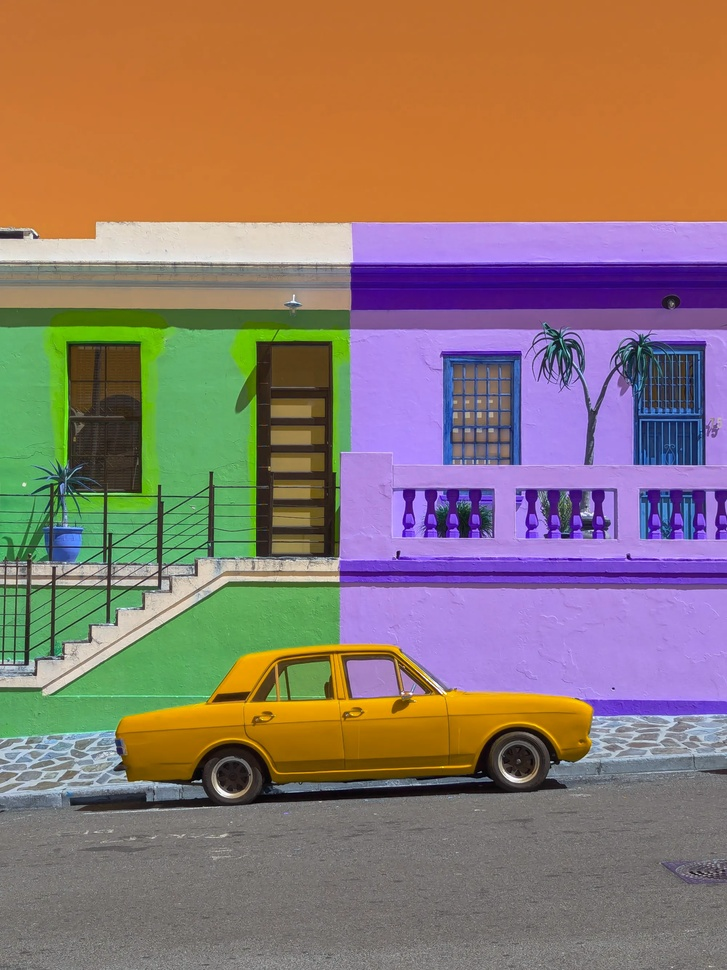
#> input picture Prácticas/Segmentación Imágenes/data/0.jpg, 727 x 970 px, shrunk from 2000 x 2667 before the run; its folder holds only this picture in this run
$ jupyter execute 'Segmentación_de_Imágenes_con_K_Means.ipynb'
#> lines starting #> are read from the running program, lines starting #| are printed output that depends on the picture; long printed decimals are rounded
# Segmentación de Imágenes con K-Means

En la práctica anterior se analizó una de las aplicaciones más frecuentes de los algoritmos de agrupación: el perfilamiento de usuarios mediante la identificación de patrones en sus datos para mejorar su experiencia y encontrar oportunidades de mercadeo. Sin embargo, este notebook tiene como objetivo explorar otro caso de uso dentro del área de la visión por computadora. Específicamente, cómo aplicar el algoritmo K-Means para la segmentación de imágenes.

Las imágenes digitales se representan típicamente como arreglos de dimensiones $H \times W \times C$, donde $H$ y $W$ corresponden a la altura y anchura en píxeles, mientras que $C$ denota los canales de color (usualmente 3 para el espacio *RGB*). Para abordar la segmentación como un problema de agrupamiento, la estructura se transforma en un conjunto de datos de tamaño $(H \cdot W) \times C$. En este nuevo espacio, los valores de color de cada píxel actúan como coordenadas en $\mathbb{R}^3$, permitiendo que los algoritmos identifiquen patrones basados en la intensidad y similitud cromática.

Para ello, se han seleccionado diez imágenes de manera arbitraria. El objetivo es analizar la aplicación de esta técnica y evaluar la calidad de los resultados que el algoritmo es capaz de producir en diferentes escenarios.

A continuación, se llevará a cabo una exploración del conjunto de imágenes para, posteriormente, proceder con el entrenamiento y la evaluación de los modelos de segmentación.

Para ello este notebook se divide en:

1. Importación de librerías.
2. Carga de datos.
3. Exploración de datos.
4. Selección de imagen.
5. Entrenamiento y evaluación.
6. Ejercicios

## 0. Instalación de librerías

[cell 1]
# Si no tienes la linería OpenCV instalada debes primero ejecutar este paso:
# pip install opencv-python

## 1. Importación de librerías

[cell 2]
import os
import cv2

import numpy as np
from glob import glob

# Matplotlib y Plotly no están disponibles en este entorno
# Se utilizarán funciones modificadas sin visualización gráfica
MATPLOTLIB_AVAILABLE = False
PLOTLY_AVAILABLE = False

from sklearn.cluster import KMeans

print("Librerías importadas correctamente")

## 2. Carga de datos.

Las imágenes se encuentran en el directorio `/data`, por lo que se recuperan las rutas de los archivos contenidos en dicha carpeta para cargarlos en memoria.

[cell 3]
img_paths = sorted(glob(os.path.join('.', 'data', '*.jpg')))

[cell 4]
def load_imgs(paths):
  imgs = []
  for path in paths:
    imgs.append(cv2.imread(path, cv2.IMREAD_COLOR_RGB))
  return imgs

[cell 5]
imgs = load_imgs(img_paths)
#> imgs = 1 item

## 3. Exploración de datos

Una vez con los datos cargados, se procede a explorarlos con el fin de observar su estructura y distribución:

[cell 6]
len(imgs)
#> Out = 1

Se comprueba que los datos contienen tan solo diez imágenes. De manera que, al tratarse de un conjunto bastante pequeño, se procede a visulizarlas.

[cell 7]
def show_imgs(imgs, title):
  if not MATPLOTLIB_AVAILABLE:
    print(f"{title}: {len(imgs)} imágenes procesadas")
    return

  cols = len(imgs)//2
  rows = len(imgs)//cols

  fig, ax = plt.subplots(rows, cols, layout='tight', figsize=(12, 8))

  img_idx = 0
  for i in range(rows):
    for j in range(cols):
      ax[i, j].imshow(imgs[img_idx])
      ax[i, j].axis('off')

      img_idx += 1

  plt.suptitle(title)
  plt.show()

[cell 8]
show_imgs(imgs, 'Imágenes del Dataset')
#| Imágenes del Dataset: 1 imágenes procesadas

Se observa que el conjunto consiste en una colección diversa de imágenes que cubren distintas áreas del espectro cromático. Esta variedad resulta ideal para poner a prueba los modelos de agrupación ante diferentes distribuciones de color.

## 4. Selección de imagen.

Dado que el objetivo es analizar la respuesta del modelo ante cada imagen individual, el entrenamiento se realizará píxel a píxel por cada imagen, en lugar de utilizar el conjunto completo. No obstante, en dominios donde las imágenes comparten una misma distribución cromática, puede que sea preferible entrenar el modelo sobre todo el conjunto.

Debido a ello se selecciona una imagen de forma aleatoria, sin embargo, también es posible seleccionar una imágen en particualr si es que se desea explorarla.

[cell 9]
img_idx = np.random.choice(len(imgs)) # Reemplazar por el índice de la imagen que se desea utilizar
#> img_idx = 0
img = imgs[img_idx]
#> img is the input picture: shape (970, 727, 3); mean B, G, R 109.3, 119.8, 142.2

if MATPLOTLIB_AVAILABLE:
    fig, ax = plt.subplots(figsize=(10, 6))
    ax.imshow(img)
    ax.axis('off')
    plt.show()
else:
    print(f"Imagen seleccionada (índice {img_idx}): {img.shape}")
#| Imagen seleccionada (índice 0): (970, 727, 3)

[cell 10]
def show_imgs(imgs, title):
  if MATPLOTLIB_AVAILABLE:
    cols = len(imgs)//2
    rows = len(imgs)//cols

    fig, ax = plt.subplots(rows, cols, layout='tight', figsize=(12, 8))

    img_idx = 0
    for i in range(rows):
      for j in range(cols):
        ax[i, j].imshow(imgs[img_idx])
        ax[i, j].axis('off')

        img_idx += 1

    plt.suptitle(title)
    plt.show()
  else:
    print(f"{title}: {len(imgs)} imágenes procesadas")

Tras seleccionar una imagen, se procede a visualizar su distribución en el espacio RGB. El objetivo es analizar la morfología del conjunto de datos mediante una gráfica interactiva que permita identificar cómo se agrupan los colores.

[cell 11]
# plot_data utiliza plotly que no está disponible
# Simplemente procesamos los datos sin visualización
print("Visualización de datos RGB en espacio 3D omitida (plotly no disponible)")
print(f"Forma de la imagen: {img.shape}")
#| Forma de la imagen: (970, 727, 3)
print(f"Rango de valores RGB: min={img.min()}, max={img.max()}")
#| Rango de valores RGB: min=0, max=255

Se observa que la distribución del conjunto es considerablemente anisotrópica. Al presentar agrupaciones que no siguen una distribución normal, los datos adquieren formas complejas que, a simple vista, representan un desafío para los algoritmos de clustering tradicionales.

## 5. Entrenamiento y evaluación.

### Segmentación por color

Para la segmentación, se ejecutará el algoritmo K-Means y se generará una nueva imagen donde cada píxel adoptará el color del centroide de su clúster asignado. Este procedimiento se repetirá variando el valor de $K$, lo que permitirá evaluar cualitativamente el impacto de este hiperparámetro en el resultado de la segmentación.

[cell 12]
def img_segmentation(img, k_vals):

  X = img.reshape((-1, 3))

  segmented_imgs = np.zeros((len(k_vals), *img.shape), dtype=np.uint8)
  kmeans_list = []

  for i, k in enumerate(k_vals):

    kmeans = KMeans(n_clusters=k)
    cluster_labels = kmeans.fit_predict(X)
    segmented_pixels = kmeans.cluster_centers_[cluster_labels]
    segmented_img = segmented_pixels.reshape(img.shape)
    segmented_imgs[i] = segmented_img
    kmeans_list.append(kmeans)

  return segmented_imgs, kmeans_list

[cell 13]
k_vals = [2, 3, 4, 6, 8, 16]
segmented_imgs, kmeans_list = img_segmentation(img, k_vals)
#> the loop in img_segmentation, `for i, k in enumerate(k_vals): ` made 6 passes
#> pass 1, in img_segmentation, `segmented_img = segmented_pixels.reshape(img.shape)`:
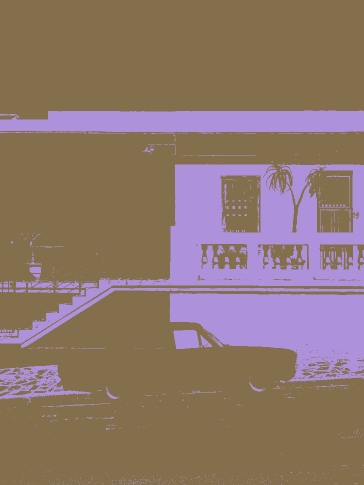
#> segmented_img: shape (970, 727, 3) float64 (shown at 1/2 size); mean B, G, R 109.2, 119.8, 142.2
#> after the loop in img_segmentation, `for i, k in enumerate(k_vals):`: kmeans_list = 6 items
#> kmeans_list = 6 items
show_imgs(segmented_imgs, 'Imágenes Segmentadas')
#| Imágenes Segmentadas: 6 imágenes procesadas

Este proceso genera imágenes que mantienen su estructura original con una paleta de colores simplificada. Es notable como, al superar un valor de $K=8$, la fidelidad es tal que los cambios apenas se perciben a simple vista. Esto abre la puerta a usos prácticos como la compresión mediante cuantización o la creación de representaciones simplificadas para otros algoritmos de visión artificial. Sin embargo, en un contexto donde la capacidad de cómputo ya no es una limitación crítica, esta técnica destaca hoy por su valor estético y artístico.

[cell 14]
def elbow_plot(kmeans_list):

    k_vals = []
    inertia_vals = []
    for kmeans in kmeans_list:
      k_vals.append(kmeans.n_clusters)
      inertia_vals.append(kmeans.inertia_)

    if MATPLOTLIB_AVAILABLE:
        plt.plot(k_vals, inertia_vals, marker='o')
        plt.xlabel('Número de clústeres')
        plt.ylabel('Inercia')
        plt.title('Método del Codo')
        plt.grid()
        plt.show()
    else:
        print(f"Inertia values: {inertia_vals}")
        print(f"K values: {k_vals}")

    return inertia_vals, k_vals

Para profundizar en el análisis desde una perspectiva cuantitativa, es posible emplear las métricas de evaluación estudiadas previamente. Métodos como el método del codo o el coeficiente de silueta permiten realizar la selección del hiperparámetro $K$ basándose en la estructura interna de los datos, más allá de la inspección visual.

[cell 15]
inertia_vals, k_vals = elbow_plot(kmeans_list)
#> the loop in elbow_plot, `for kmeans in kmeans_list:` made 6 passes
#> after the loop in elbow_plot, `for kmeans in kmeans_list:`: inertia_vals = [3.79e+09, 2.59e+09, 1.31e+09, 919538322.3, 632629821.8, 268245117.6]; k_vals = [2, 3, 4, 6, 8, 16]
#| Inertia values: [3785362083.648, 2592135791.278, 1312617362.819, 919538322.327, 632629821.785, 268245117.609]
#| K values: [2, 3, 4, 6, 8, 16]
#> k_vals = [2, 3, 4, 6, 8, 16]

Con el fin de automatizar la elección de $K$, buscamos el 'codo' de la gráfica determinando su cambio de pendiente más brusco. Para ello, calculamos el máximo del valor absoluto de la segunda derivada de la inercia. Este valor nos indica el punto donde añadir más clústeres deja de aportar una mejora significativa.

[cell 16]
# [20 lines left out: function elbow_plot, not called in this run]

[cell 17]
# Calcular la segunda derivada de la inercia para encontrar el codo
ddinertia = np.gradient(np.gradient(np.abs(inertia_vals), k_vals))
#> ddinertia = [-43146068, 137350416.7, 533187737.6, 397326220.6, 62224398.6, 78324929.8]

if MATPLOTLIB_AVAILABLE:
    plt.plot(k_vals, ddinertia, marker='o')
    plt.xlabel('$K$')
    plt.ylabel(r'$\frac{d^2 \text{Inercia}}{dk^2}$')
    plt.title('Segunda derivada de la inercia')
    plt.grid()
    plt.show()

optimal_k =  k_vals[np.argmax(ddinertia)]
#> optimal_k = 4
print(f"Valor óptimo de K según segunda derivada: {optimal_k}")
#| Valor óptimo de K según segunda derivada: 4

Finalmente, tras determinar el valor óptimo de $K$, se procede a graficar nuevamente la distribución de los datos. Esta visualización permite contrastar los clústeres generados con la estructura original de los píxeles, facilitando la interpretación geométrica de la segmentación obtenida.

[cell 18]
def plot_seg_data(img, k, pct=0.01):

    X = img.reshape(-1, 3)

    kmeans = KMeans(n_clusters=k)
    cluster_labels = kmeans.fit_predict(X)
    segmented_pixels = kmeans.cluster_centers_[cluster_labels]

    if not PLOTLY_AVAILABLE:
        print(f"Segmentación 3D con K={k} procesada (visualización no disponible)")
        return

    X_idx_sample = np.random.choice(len(X), round(len(X)*pct), replace=False)
    X_sample = X[X_idx_sample]
    segmented_sample = segmented_pixels[X_idx_sample]

    r, g, b = X_sample[:, 0], X_sample[:, 1], X_sample[:, 2]

    colors = [f'rgb({r},{g},{b})' for r, g, b in segmented_sample]

    fig = go.Figure(data=[go.Scatter3d(
        x=r, y=g, z=b,
        mode='markers',
        marker=dict(
            size=2,
            color=colors,
            opacity=0.8
        )
    )])

    fig.update_layout(
        margin=dict(l=0, r=0, b=0, t=0), # Tight layout
        scene=dict(xaxis_title='R', yaxis_title='G', zaxis_title='B')
    )

    fig.show()

[cell 19]
plot_seg_data(img, optimal_k)
#| Segmentación 3D con K=4 procesada (visualización no disponible)

Se observa que K-Means identifica los $K$ clústeres más representativos de la distribución mediante centroides cromáticamente diferenciados. No obstante, la morfología del espacio revela fronteras abruptas en regiones densas que podrían pertenecer a un mismo conjunto. Esto evidencia las limitaciones del algoritmo al imponer una partición rígida sobre los datos y destaca su sesgo hacia la identificación de conjuntos convexos.

### Segmentación por color y espacio

La segmentación anterior demuestra que K-Means identifica eficazmente los colores predominantes de una imagen. No obstante, evidencia que estos no poseen una correlación espacial intrínseca. Para aplicaciones prácticas, esta es una debilidad crítica, ya que la información estructural suele ser más relevante que la cromática. Por ejemplo, en una radiografía, distintos huesos pueden presentar la misma intensidad de color y recibir la misma etiqueta, a pesar de ser entidades anatómicas independientes.

Debido a las limitaciones mencionadas, resulta conveniente integrar información espacial en la representación de los píxeles. Bajo una metodología similar a la anterior, cada píxel se define por sus valores RGB, pero extendiendo el vector original con sus coordenadas cartesianas $(i,j)$. Esto genera un conjunto de datos en $\mathbb{R}^5$ que combina información cromática y espacial, permitiendo al algoritmo considerar la proximidad física de los píxeles.

En el siguiente ejemplo, se realizará la segmentación del vehículo en la imagen `0.jpg`. El procedimiento se llevará a cabo en dos etapas: primero, utilizando únicamente la información cromática y, posteriormente, integrando la información espacial. Esto permitirá demostrar el impacto que tiene la inclusión de las coordenadas en la precisión del modelo.

[cell 20]
k_vals = [2, 4, 6, 8]
segmented_imgs, kmeans_list = img_segmentation(imgs[0], k_vals)
#> the loop in img_segmentation (call 2), `for i, k in enumerate(k_vals): ` made 4 passes
#> pass 1, in img_segmentation (call 2), `segmented_img = segmented_pixels.reshape(img.shape)`:
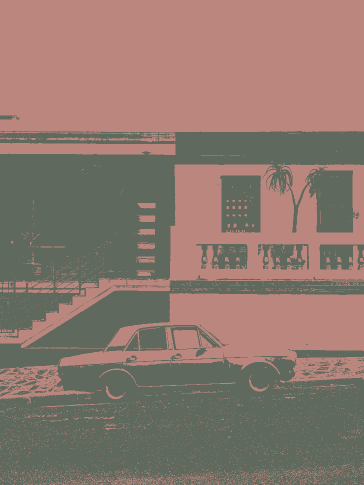
#> segmented_img: shape (970, 727, 3) float64 (shown at 1/2 size); mean B, G, R 109.3, 119.7, 142.2
#> after the loop in img_segmentation (call 2), `for i, k in enumerate(k_vals):`: kmeans_list = 4 items
#> kmeans_list = 4 items
show_imgs(segmented_imgs, 'Imágenes Segmentadas')
#| Imágenes Segmentadas: 4 imágenes procesadas

Con base a la visualización de las imágenes se determina que con $K=4$ es posible segmentar el vehículo.

[cell 21]
def get_img_masks(img, k, weight=0.17):
    I, J = np.meshgrid(np.arange(img.shape[0]), np.arange(img.shape[1]), indexing='ij')
    idx_list = np.dstack([I, J]).reshape(-1, 2)

    X = img.reshape((-1, 3))
    X = np.hstack([X, idx_list*weight])

    kmeans = KMeans(n_clusters=k, random_state=2)
    cluster_labels = kmeans.fit_predict(X)

    segmented_img = cluster_labels.reshape(img.shape[:2])

    print(f"Máscara de segmentación creada con {k} clústeres")
    print(f"Etiquetas únicas: {np.unique(cluster_labels)}")

    return segmented_img

[cell 22]
def spatial_img_segmentation(img, k_vals, weight=0.17):
    I, J = np.meshgrid(np.arange(img.shape[0]), np.arange(img.shape[1]), indexing='ij')
    idx_list = np.dstack([I, J]).reshape(-1, 2)

    X = img.reshape((-1, 3))
    X_spatial = np.hstack([X, idx_list*weight])

    segmented_imgs = np.zeros((len(k_vals), *img.shape), dtype=np.uint8)

    for i, k in enumerate(k_vals):
        kmeans = KMeans(n_clusters=k, random_state=2)
        cluster_labels = kmeans.fit_predict(X_spatial)
        segmented_pixels = kmeans.cluster_centers_[:, :3][cluster_labels]
        segmented_img = segmented_pixels.reshape(img.shape)
        segmented_imgs[i] = segmented_img

    return segmented_imgs

Las máscaras obtenidas demuestran que el algoritmo segmenta el vehículo correctamente. No obstante, también incluye áreas del cielo que poseen un color similar. Este resultado sugiere que el método tiene una alta cobertura, pero una baja precisión. Para mitigar este problema, se procederá a integrar las coordenadas espaciales en la representación de los píxeles, buscando diferenciar regiones cromáticamente similares pero espacialmente distantes.

[cell 23]
# [15 lines left out: function plot_seg_data, not called in this run]

[cell 24]
k_vals = [6, 8, 10, 12]
segmented_imgs = spatial_img_segmentation(imgs[0], k_vals)
#> the loop in spatial_img_segmentation, `for i, k in enumerate(k_vals):` made 4 passes
#> pass 1, in spatial_img_segmentation, `segmented_img = segmented_pixels.reshape(img.shape)`:
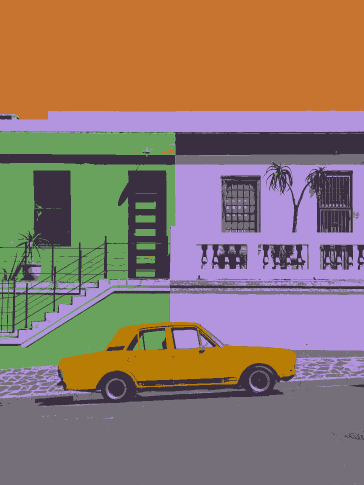
#> segmented_img: shape (970, 727, 3) float64 (shown at 1/2 size); mean B, G, R 109.3, 119.8, 142.2
show_imgs(segmented_imgs, 'Imágenes Segmentadas')
#| Imágenes Segmentadas: 4 imágenes procesadas

Se determina que con $K = 12$ es posible segmentar al vehículo. Por lo que se procede a extraer las máscaras de segmentación.

[cell 25]
segmented_img = get_img_masks(imgs[0], 12)
#> in get_img_masks, `segmented_img = cluster_labels.reshape(img.shape[:2])`:
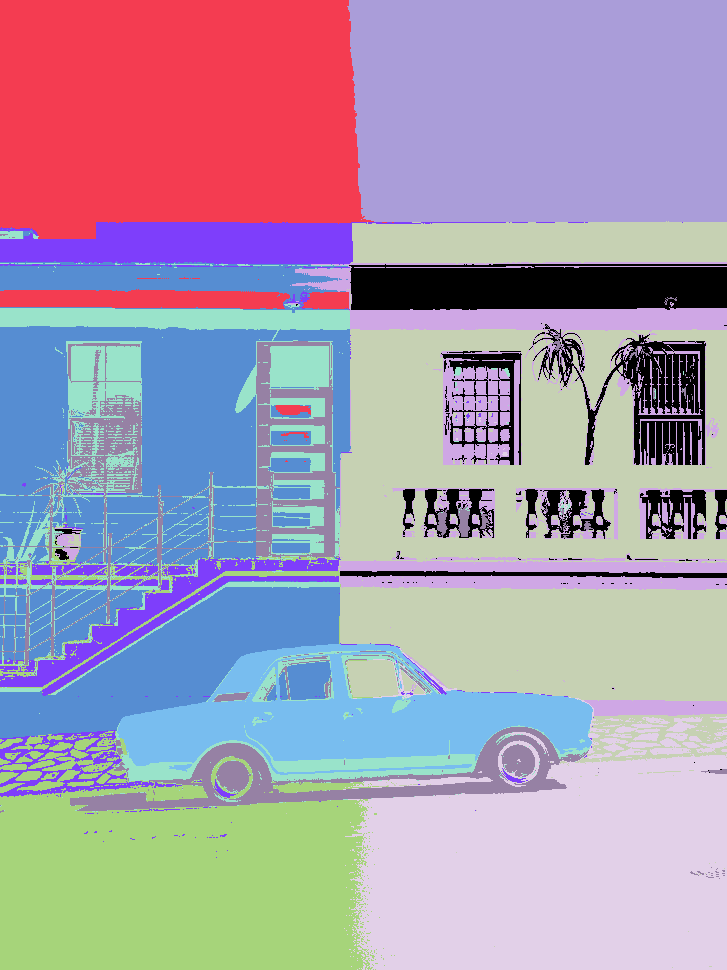
#> segmented_img: shape (970, 727) int32; 12 distinct labels, from 0 to 11; one colour per label, 0 black
#| Etiquetas únicas: [ 0  1  2  3  4  5  6  7  8  9 10 11]

Al visualizar las máscaras de segmentación, no solo se observa que la mayoría del vehículo ha sido segmentado en una de ellas, sino que también lo ha hecho gran precisión, obteniendo un buen balance entre precisión y cobertura. Este resultado confirma la relevancia de integrar características espaciales en tareas de visión por computador.

## 6. Ejercicios

+ **Ejercicio 1**. A lo largo de esta práctica, las imágenes se procesaron en el espacio de color RGB. Sin embargo, existen otros espacios de color alternativos. Investigue sobre otras representaciones del color y analice cómo estas podrían resultar beneficiosas o perjudiciales para el rendimiento del algoritmo K-Means en tareas de segmentación. Posteriormente, valide sus conclusiones segmentando un objeto de su interés en el conjunto de datos, utilizando el espacio de color seleccionado.

+ **Ejercicio 2**. Se ha demostrado que el algoritmo K-Means presenta un fuerte sesgo hacia los conjuntos convexos. Sin embargo, las gráficas de distribución revelan que la morfología de las imágenes no siempre cumple con esta propiedad. Investigue otros métodos de agrupamiento que no presenten esta limitación y aplíquelos sobre una imagen del conjunto de datos. ¿De qué manera se transforman los resultados al utilizar algoritmos que no dependen de la convexidad?

+ **Ejercicio 3**. Un detalle que puede pasar desapercibido es el parámetro `weight` utilizado en las funciones `spatial_img_segmentation` y `get_img_masks`. Analice nuevamente el código y describa qué efecto tiene este sobre los resultados. Posteriormente, experimente modificando su valor y visualice qué ocurre cuando se asignan valores extremos (muy grandes o muy pequeños). Describa sus hallazgos.

### Ejercicio 1: Análisis de espacios de color

**Investigación**: El espacio HSV es beneficioso para segmentación porque separa iluminación (V) de color (H,S). Esto mejora robustez ante cambios de iluminación.

**Validación con HSV**:

[cell 26]
# Ejercicio 1: Segmentación en espacio HSV
img_hsv = cv2.cvtColor(imgs[0], cv2.COLOR_BGR2HSV)
#> img_hsv: shape (970, 727, 3); mean H, S, V 56.1, 119, 166.8
X_hsv = img_hsv.reshape((-1, 3))
kmeans_hsv = KMeans(n_clusters=4, random_state=2)
labels_hsv = kmeans_hsv.fit_predict(X_hsv)
segmented_hsv = kmeans_hsv.cluster_centers_[labels_hsv].astype(np.uint8).reshape(img_hsv.shape)
#> segmented_hsv: shape (970, 727, 3); mean H, S, V 55.8, 118.8, 166.3
segmented_rgb = cv2.cvtColor(segmented_hsv, cv2.COLOR_HSV2BGR)
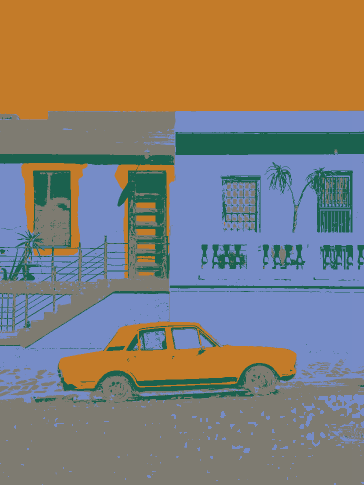
#> segmented_rgb: shape (970, 727, 3) (shown at 1/2 size); mean B, G, R 115.5, 125.6, 132.8

# Comparar con RGB
X_rgb = imgs[0].reshape((-1, 3))
kmeans_rgb = KMeans(n_clusters=4, random_state=2)
labels_rgb = kmeans_rgb.fit_predict(X_rgb)
segmented_rgb_orig = kmeans_rgb.cluster_centers_[labels_rgb].astype(np.uint8).reshape(imgs[0].shape)

# Visualizar comparación (solo mostramos si matplotlib está disponible)
if MATPLOTLIB_AVAILABLE:
    import matplotlib.pyplot as plt
    fig, axes = plt.subplots(1, 3, figsize=(15, 5))
    axes[0].imshow(cv2.cvtColor(imgs[0], cv2.COLOR_BGR2RGB))
    axes[0].set_title('Original')
    axes[0].axis('off')
    axes[1].imshow(cv2.cvtColor(segmented_rgb_orig, cv2.COLOR_BGR2RGB))
    axes[1].set_title('RGB (K=4)')
    axes[1].axis('off')
    axes[2].imshow(cv2.cvtColor(segmented_rgb, cv2.COLOR_BGR2RGB))
    axes[2].set_title('HSV (K=4)')
    axes[2].axis('off')
    plt.tight_layout()
    plt.show()
    print("HSV mejora robustez ante variaciones de iluminación al separar color de intensidad")
else:
    print("HSV segmentation completed. HSV is better for varying lighting conditions.")

### Ejercicio 2: Agrupamiento sin dependencia de convexidad

**Investigación**: DBSCAN identifica clústeres arbitrarios basado en densidad, sin asumir convexidad.

**Implementación**:

[cell 27]
# Ejercicio 2: DBSCAN (agrupamiento basado en densidad)
from sklearn.cluster import DBSCAN
from sklearn.preprocessing import StandardScaler

# Redimensionar imagen para evitar problema de memoria
img_resized = cv2.resize(imgs[0], (150, 150))
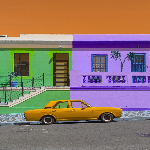
#> img_resized: shape (150, 150, 3); mean of channels 0, 1, 2 109.4, 119.8, 142.2; drawn as B, G, R

# Preparar datos normalizados
X_norm = StandardScaler().fit_transform(img_resized.reshape((-1, 3)))
dbscan = DBSCAN(eps=0.5, min_samples=5)
labels_dbscan = dbscan.fit_predict(X_norm)

# Colorear clústeres detectados
segmented_dbscan = np.zeros((*img_resized.shape[:2], 3), dtype=np.uint8)
unique_labels = set(labels_dbscan)
#> unique_labels = 2 items
colors = np.random.randint(0, 256, (len(unique_labels), 3))
#> colors = [[117, 253, 66], [111, 91, 85]]
#> (the rest of the program and of its run is left out)
